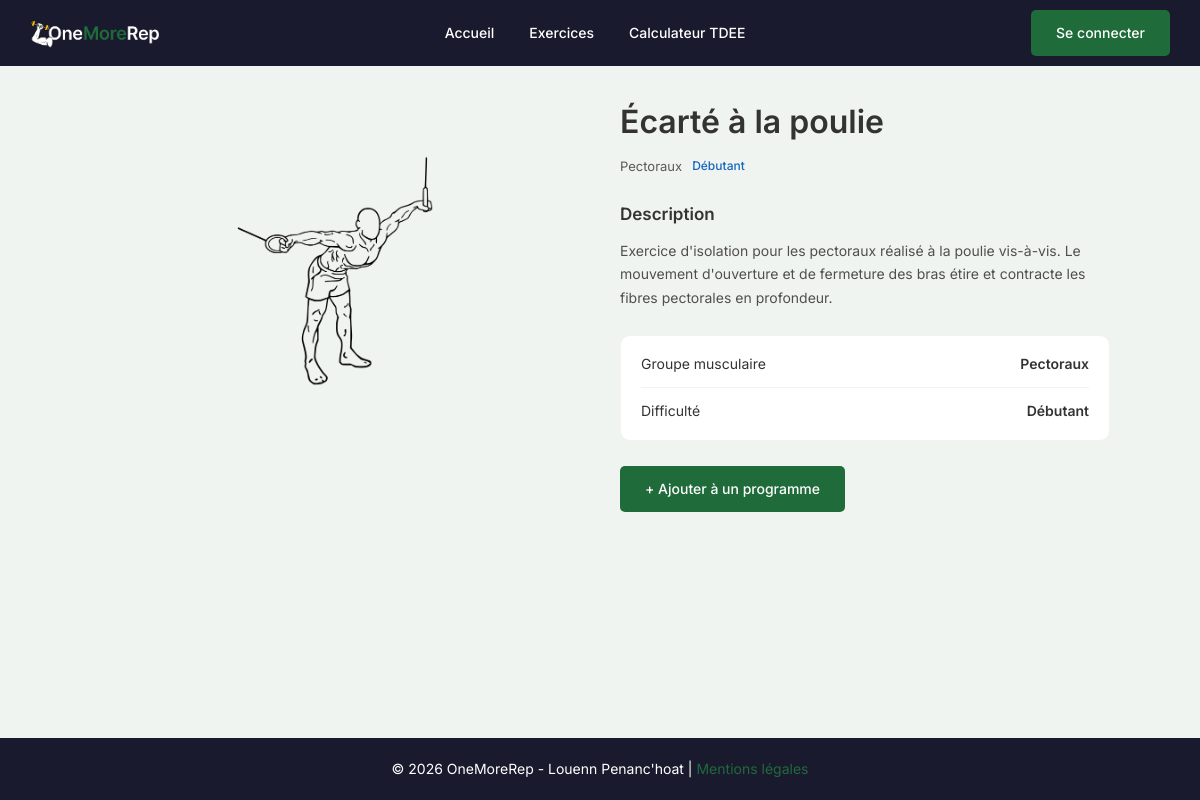
The app's page /index.php?route=show-exercise&id=3 with its own data.
### tables this page shows
CREATE TABLE `exercises` (
  `id` int NOT NULL,
  `muscle_group_id` int NOT NULL,
  `name` varchar(255) NOT NULL,
  `description` text NOT NULL,
  `difficulty` enum('Débutant','Intermédiaire','Avancé') NOT NULL,
  `image` varchar(255) DEFAULT NULL
);

CREATE TABLE `muscle_groups` (
  `id` int NOT NULL,
  `name` varchar(100) NOT NULL
);

### controllers/AbstractController.php (called while the page is built, shortened)
<?php
abstract class AbstractController
{
    protected function render(string $template, array $data): void
    {
        require __DIR__ . "/../templates/layout.phtml";
    }
}

### controllers/ExerciseController.php (called while the page is built, shortened)
<?php
class ExerciseController extends AbstractController
{
    private ExerciseManager $exerciseManager;
    public function __construct()
    {
        $this->exerciseManager = new ExerciseManager();
    }
    public function show(int $id): void
    {
        $exercise = $this->exerciseManager->findOne($id);
        $this->render("pages/exercises/show.phtml", [
            "exercise" => $exercise,
            "title" => $exercise->getName(),
            "description" => $exercise->getName() . " - Exercice " . $exercise->getDifficulty() . " pour les " . $exercise->getMuscleGroup()->getName() . "."
        ]);
    }
}

### index.php (called while the page is built, shortened)
<?php
$router = new Router();
$router->handleRequest();

### managers/AbstractManager.php (called while the page is built, shortened)
<?php
abstract class AbstractManager
{
    public function __construct()
    {
        $connexion = "mysql:host=" . $_ENV["DB_HOST"] . ";port=3306;charset=" . $_ENV["DB_CHARSET"] . ";dbname=" . $_ENV["DB_NAME"];
        try {
            $this->db = new PDO(
                $connexion,
                $_ENV["DB_USER"],
                $_ENV["DB_PASSWORD"]
            );
        } catch (PDOException $e) {
            die("Une erreur technique est survenue. Merci de réessayer plus tard.");
        }
    }
}

### managers/ExerciseManager.php (called while the page is built, shortened)
<?php
class ExerciseManager extends AbstractManager
{
    public function findOne(int $id): ?Exercise
    {
        $query = $this->db->prepare(
            "SELECT e.id, e.name, e.description, e.difficulty, e.image,
                    mg.id AS muscle_group_id, mg.name AS muscle_group_name
             FROM exercises e
             JOIN muscle_groups mg ON e.muscle_group_id = mg.id
             WHERE e.id = :id"
        );
        $query->execute(["id" => $id]);
        $row = $query->fetch(PDO::FETCH_ASSOC);
        $muscleGroup = new MuscleGroup($row["muscle_group_name"], $row["muscle_group_id"]);
        return new Exercise(
            $row["name"],
            $row["description"],
            $row["difficulty"],
            $muscleGroup,
            $row["image"],
            $row["id"]
        );
    }
}

### models/Exercise.php (called while the page is built, shortened)
<?php
class Exercise
{
    public function getName(): string
    {
        return $this->name;
    }
    public function getDescription(): string
    {
        return $this->description;
    }
    public function getDifficulty(): string
    {
        return $this->difficulty;
    }
    public function getMuscleGroup(): MuscleGroup
    {
        return $this->muscleGroup;
    }
    public function getImage(): ?string
    {
        return $this->image;
    }
}

### models/MuscleGroup.php (called while the page is built, shortened)
<?php
class MuscleGroup
{
    public function getName(): string
    {
        return $this->name;
    }
}

### templates/pages/exercises/show.phtml (the view)
<?php $badges = ['Débutant' => 'beginner', 'Intermédiaire' => 'intermediate', 'Avancé' => 'advanced']; ?>
<?php $exercise = $data["exercise"]; ?>
<section class="exercise-detail">
    <div class="exercise-detail-content">
        <div class="exercise-detail-img">
            <img src="assets/images/exercises/<?= htmlspecialchars($exercise->getImage()) ?>" alt="<?= htmlspecialchars($exercise->getName()) ?>" loading="lazy">
        </div>
        <div class="exercise-detail-info">
            <h1><?= htmlspecialchars($exercise->getName()) ?></h1>
            <div class="exercise-detail-meta">
                <span class="exercise-group"><?= htmlspecialchars($exercise->getMuscleGroup()->getName()) ?></span>
                <span class="badge badge-<?= $badges[$exercise->getDifficulty()] ?>">
                    <?= htmlspecialchars($exercise->getDifficulty()) ?>
                </span>
            </div>
            <h2>Description</h2>
            <p class="exercise-detail-desc"><?= htmlspecialchars($exercise->getDescription()) ?></p>
            <div class="exercise-detail-table">
                <div class="exercise-detail-row">
                    <span>Groupe musculaire</span>
                    <span><?= htmlspecialchars($exercise->getMuscleGroup()->getName()) ?></span>
                </div>
                <div class="exercise-detail-row">
                    <span>Difficulté</span>
                    <span><?= htmlspecialchars($exercise->getDifficulty()) ?></span>
                </div>
            </div>
            <a href="index.php?route=create-program" class="btn btn-primary exercise-detail-btn">+ Ajouter à un programme</a>
        </div>
    </div>
</section>

### assets/css/style.css (style rules this page uses)
:root { --color-primary: #1f6b3a; --color-navy: #1a1a2e; --color-background: #f0f4f0; --color-white: #ffffff; --color-text: #333333; --color-error: #d32f2f; --badge-beginner: #1565c0; --badge-intermediate: #e65100; --badge-advanced: #c62828; --font-family: "Inter", sans-serif; }
* { margin: 0; padding: 0; box-sizing: border-box; }
html { font-size: 62.5%; }
body { font-family: var(--font-family); font-size: 1.6rem; line-height: 1.6; color: var(--color-text); background-color: var(--color-background); min-height: 100vh; display: flex; flex-direction: column; }
a { text-decoration: none; color: var(--color-primary); }
img { max-width: 100%; height: auto; display: block; }
.btn { display: inline-block; padding: 1.2rem 2.5rem; border-radius: 0.5rem; font-size: 1.4rem; font-weight: 500; border: none; cursor: pointer; font-family: var(--font-family); text-align: center; }
.btn-primary { background-color: var(--color-primary); color: var(--color-white); }
.exercise-group { font-size: 1.3rem; color: var(--color-text); opacity: 0.8; }
.badge { font-size: 1.2rem; font-weight: 500; }
.badge-beginner { color: var(--badge-beginner); }
.exercise-detail { padding: 2rem; max-width: 110rem; margin: 0 auto; }
.exercise-detail-img { background-color: var(--color-background); border-radius: 1rem; display: flex; align-items: center; justify-content: center; padding: 3rem; margin-bottom: 2.5rem; }
.exercise-detail-img img { max-height: 25rem; object-fit: contain; }
.exercise-detail-info h1 { font-size: 2.2rem; font-weight: 600; margin-bottom: 0.8rem; }
.exercise-detail-meta { display: flex; align-items: center; gap: 1rem; margin-bottom: 2.5rem; }
.exercise-detail-info h2 { font-size: 1.7rem; font-weight: 600; margin-bottom: 1rem; }
.exercise-detail-desc { font-size: 1.4rem; line-height: 1.7; color: var(--color-text); opacity: 0.85; margin-bottom: 2.5rem; }
.exercise-detail-table { background-color: var(--color-white); border-radius: 1rem; border: 1px solid var(--color-background); padding: 0.5rem 2rem; margin-bottom: 2.5rem; }
.exercise-detail-row { display: flex; justify-content: space-between; padding: 1.2rem 0; font-size: 1.4rem; }
.exercise-detail-row + .exercise-detail-row { border-top: 1px solid var(--color-background); }
.exercise-detail-row span:last-child { font-weight: 600; }
.exercise-detail-btn { display: block; text-align: center; width: 100%; }
@media (min-width: 768px) { .exercise-detail { padding: 3rem 4rem; } }
@media (min-width: 768px) { .exercise-detail-content { display: grid; grid-template-columns: 1fr 1fr; gap: 4rem; align-items: start; } }
@media (min-width: 768px) { .exercise-detail-img { margin-bottom: 0; padding: 4rem; min-height: 35rem; } }
@media (min-width: 768px) { .exercise-detail-info h1 { font-size: 3.2rem; } }
@media (min-width: 768px) { .exercise-detail-btn { width: auto; display: inline-block; } }

### records on screen
exercises: image (picture), name "Écarté à la poulie", muscle_group.name "Pectoraux", difficulty "Débutant", description "Exercice d'isolation pour les pectoraux réalisé à la poulie vis-à-vis. Le mouvement d'ouverture et de fermeture des bras étire et contracte les fibres pectorales en profondeur."
